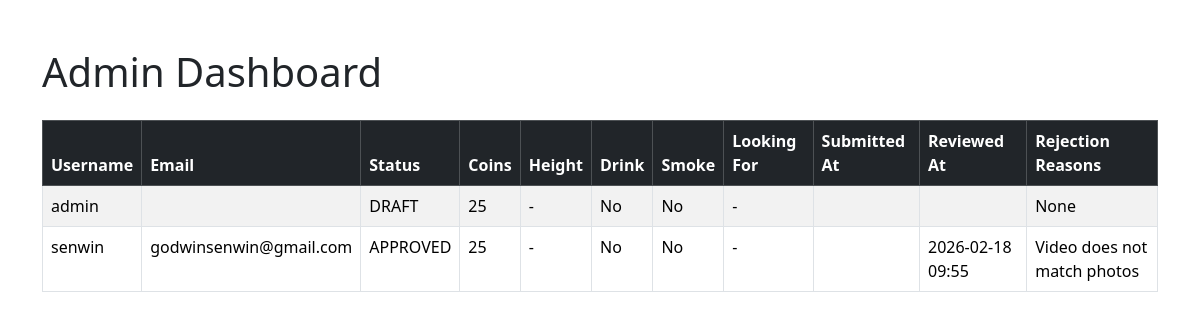
The page /api/admin-dashboard/ (signed in) on the database as committed earlier.
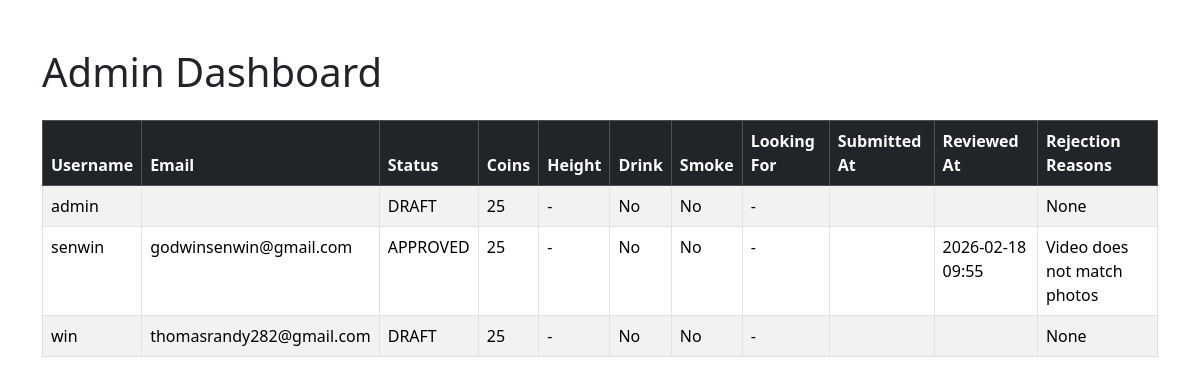
The same page on the database as committed later.
### mixen/models.py (models this page shows, shortened)
class Profile(models.Model):
    user = models.OneToOneField(User, on_delete=models.CASCADE)
    status = models.CharField(
        max_length=20,
        choices=VerificationStatus.choices,
        default=VerificationStatus.DRAFT
    )
    rejection_reasons = models.ManyToManyField(RejectionReason, blank=True)  # updated
    submitted_at = models.DateTimeField(null=True, blank=True)
    reviewed_at = models.DateTimeField(null=True, blank=True)
    bio = models.TextField(blank=True)
    age = models.IntegerField(null=True, blank=True)
    gender = models.CharField(max_length=10, blank=True)
    location = models.CharField(max_length=100, blank=True)
    height = models.IntegerField(null=True, blank=True)
    drink = models.BooleanField(default=False)
    smoke = models.BooleanField(default=False)
    looking_for = models.CharField(max_length=100, blank=True)
    coins = models.IntegerField(default=25)  # Every new user gets 25 free coins

class User(AbstractUser):
    email = models.EmailField(unique=True)  # Unique email
    pass

class RejectionReason(models.Model):
    REASONS_CHOICES = [
        ("Blurry or unclear images", "Blurry or unclear images"),
        ("Face not clearly visible", "Face not clearly visible"),
        ("Video does not match photos", "Video does not match photos"),
        ("Fake or stolen images", "Fake or stolen images"),
        ("Incomplete profile information", "Incomplete profile information"),
        ("Multiple people in images", "Multiple people in images"),
    ]
    reason = models.CharField(max_length=255, choices=REASONS_CHOICES, unique=True)

### mixen/views.py (the view)
# urls.py: path("admin-dashboard/", views.admin_dashboard, name="admin_dashboard"),
@user_passes_test(lambda u: u.is_staff)
def admin_dashboard(request):
    profiles = Profile.objects.all()
    return render(request, "mixen/admin_dashboard.html", {"profiles": profiles})

### templates/mixen/admin_dashboard.html (shortened to what this page needs)
{% load static %}
<!DOCTYPE html>
<html>
<head>
    <link rel="stylesheet" href="https://cdn.jsdelivr.net/npm/bootstrap@5.3.2/dist/css/bootstrap.min.css">
</head>
<body>
<div class="container mt-5">
    <h1 class="mb-4">Admin Dashboard</h1>
    <table class="table table-striped table-bordered">
        <thead class="table-dark">
            <tr>
                <th>Username</th>
                <th>Email</th>
                <th>Status</th>
                <th>Coins</th>
                <th>Height</th>
                <th>Drink</th>
                <th>Smoke</th>
                <th>Looking For</th>
                <th>Submitted At</th>
                <th>Reviewed At</th>
                <th>Rejection Reasons</th>
            </tr>
        </thead>
        <tbody>
            {% for profile in profiles %}
            <tr>
                <td>{{ profile.user.username }}</td>
                <td>{{ profile.user.email }}</td>
                <td>{{ profile.status }}</td>
                <td>{{ profile.coins }}</td>
                <td>{{ profile.height|default:"-" }}</td>
                <td>{{ profile.drink|yesno:"Yes,No" }}</td>
                <td>{{ profile.smoke|yesno:"Yes,No" }}</td>
                <td>{{ profile.looking_for|default:"-" }}</td>
                <td>{{ profile.submitted_at|date:"Y-m-d H:i" }}</td>
                <td>{{ profile.reviewed_at|date:"Y-m-d H:i" }}</td>
                <td>
                    {% for reason in profile.rejection_reasons.all %}
                        {{ reason.reason }}{% if not forloop.last %}, {% endif %}
                    {% empty %}
                        None
                    {% endfor %}
                </td>
            </tr>
            {% empty %}
            <tr>
                <td colspan="11" class="text-center">No profiles found</td>
            </tr>
            {% endfor %}
        </tbody>
    </table>
</div>
</body>
</html>

Rows that differ between the two databases and show on the page:
added Profile: user.username "win", user.email "thomasrandy282@gmail.com", status "DRAFT", coins "25", height "-", drink "No", smoke "No", looking_for "-"
